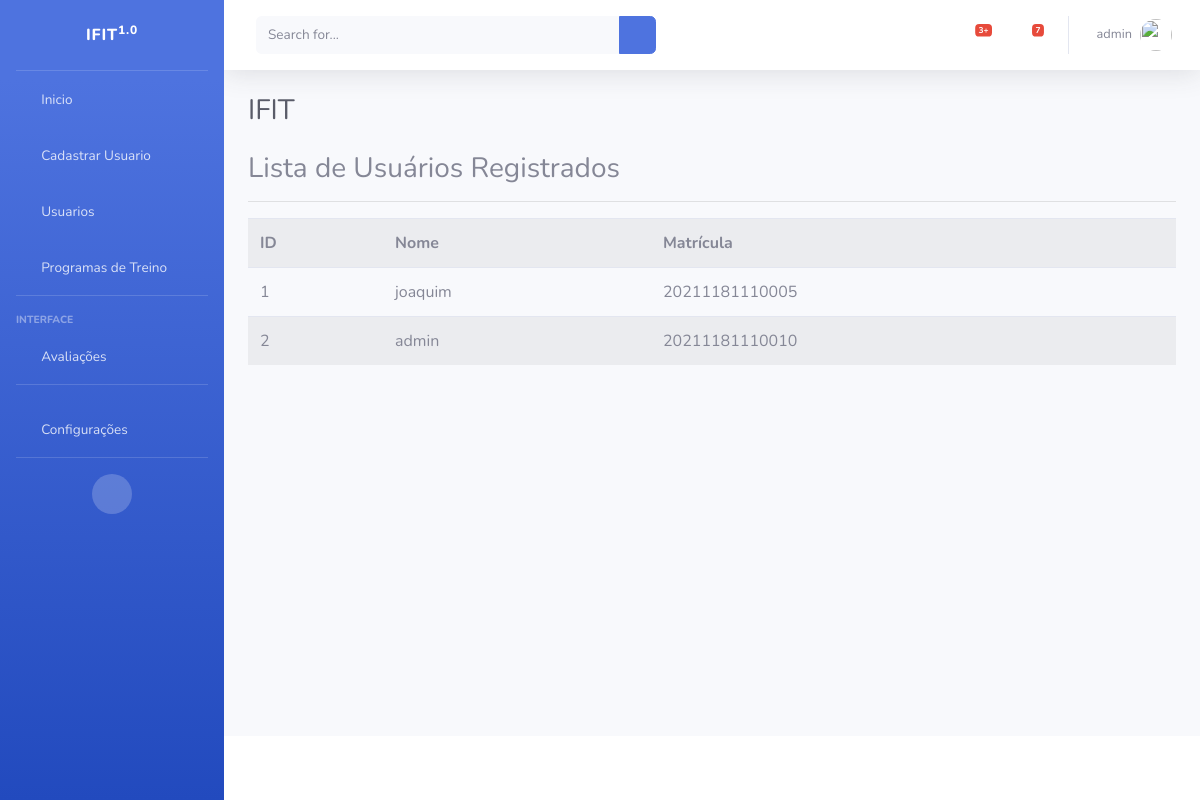
Before: /listar/usersauth/ (signed in) with the older database file.
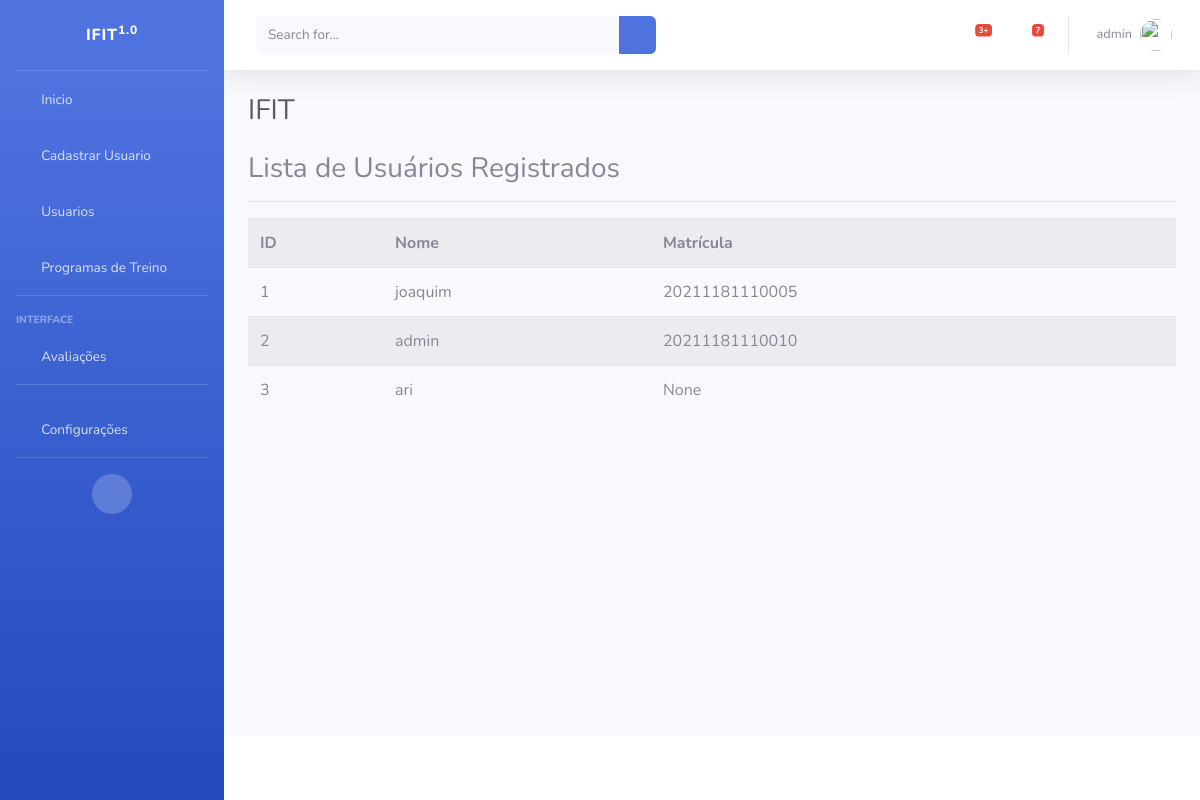
After: the same page with the newer database file.
### usuarios/models.py (models this page shows)
class Perfil(models.Model):
    nome_completo = models.CharField(max_length=50, null=True)
    email = models.CharField(max_length=100, null=True)
    matricula = models.CharField(max_length=14, null=True, verbose_name="MATRICULA")
    usuario = models.OneToOneField(User, on_delete=models.CASCADE)

### usuarios/views.py (the view)
# urls.py: path('listar/usersauth/', PerfilList.as_view(), name='listar-usersauth'),
class PerfilList(ListView):
    login_url = reverse_lazy('login')
    model = Perfil
    template_name = 'cadastros/listas/userauth.html'
    def get_queryset(self):
        if self.request.user.is_staff:
            return Perfil.objects.all()
        else:
            return Perfil.objects.filter(usuario=self.request.user)
    def get_context_data(self, *args, **kwargs):
        context = super().get_context_data(*args, **kwargs)
        context['titulo'] = "Lista de Usuários"
        return context

### cadastros/templates/cadastros/listas/userauth.html (shortened to what this page needs)
{% extends 'paginas/index.html' %}
{% load static %}
{% block conteudo %}
<h3>
    Lista de Usuários Registrados
</h3>
<hr>
<table class="table table-striped">
    <tr>
        <th>ID</th>
        <th>Nome</th>
        <th>Matrícula</th>
    </tr>
    {% for user in object_list %}
    <tr>
        <td>{{ user.pk }}</td>
        <td>{{ user.usuario }}</td>
        <td>{{ user.matricula }}</td>
    </tr>
    {% empty %}
    <tr>
        <td colspan="4">Nenhum usuário registrado.</td>
    </tr>
    {% endfor %}
</table>
{% endblock %}

Changed rows visible on the page:
added Perfil: pk "3", usuario "ari", matricula "None"
